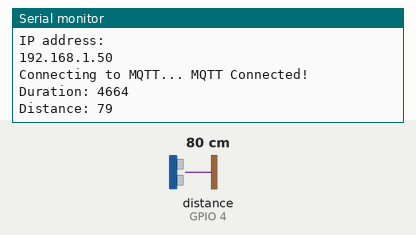
This sketch was run on a simulated ESP8266 (NodeMCU). Shown: the last lines printed to the serial monitor. Wiring (inferred from the names in the program): ultrasonic range finder: trigger GPIO 5; echo GPIO 4. The inputs (shaded band) are chosen by the test bench; at power-on: distance to the obstacle (sensor on GPIO 4) 80 cm. The echo pulse lasts 58.3 µs per cm; WiFi joins after 1.5 s; servers stay silent unless stated; no MQTT or app messages arrive unless stated.

Above: at 2.7 s.
2.8 s: distance to the obstacle (sensor on GPIO 4) set to 2 cm
At 12.5 s:
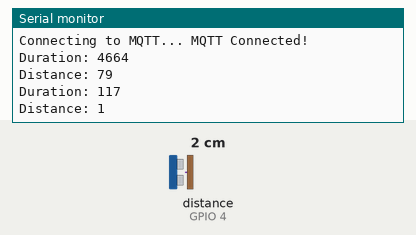
12.8 s: distance to the obstacle (sensor on GPIO 4) set to 4 cm
At 22.7 s:
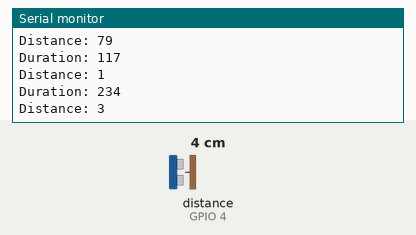

Measured:
- after the input at 2.8 s, the serial monitor: prints a new line after 8.8 s (image 1)
- after the input at 12.8 s, the serial monitor: prints a new line after 8.8 s (image 2)

The sketch:

send_ultrasonic_data_to_AIO_platform_with_MQTT.ino
```cpp
#include <ESP8266WiFi.h>
#include "Adafruit_MQTT.h"
#include "Adafruit_MQTT_Client.h"
/************************* WiFi Access Point *********************************/
#define WLAN_SSID       "SSID"
#define WLAN_PASS       "PASS"
/************************* Adafruit.io Setup *********************************/
#define AIO_SERVER      "io.adafruit.com"
#define AIO_SERVERPORT  1883                   // use 8883 for SSL
#define AIO_USERNAME    "my_username"
#define AIO_KEY         "my_AIO_key"
/************* Ultrasonic Sensor HC-SR04 Setup ********************************************/
const int TRIG_PIN = 5;
const int ECHO_PIN = 4;
/************ Global State (you don't need to change this!) ******************/
// Create an ESP8266 WiFiClient class to connect to the MQTT server.
WiFiClient client;
// or... use WiFiFlientSecure for SSL
//WiFiClientSecure client;
// Setup the MQTT client class by passing in the WiFi client and MQTT server and login details.
Adafruit_MQTT_Client mqtt(&client, AIO_SERVER, AIO_SERVERPORT, AIO_USERNAME, AIO_KEY);
/****************************** Feeds ***************************************/
// Setup a feed called 'photocell' for publishing.
// Notice MQTT paths for AIO follow the form: <username>/feeds/<feedname>
Adafruit_MQTT_Publish DISTANCE = Adafruit_MQTT_Publish(&mqtt, AIO_USERNAME "/feeds/distance");
Adafruit_MQTT_Publish TIME = Adafruit_MQTT_Publish(&mqtt, AIO_USERNAME "/feeds/time_taken");
/*************************** Sketch Code ************************************/
// Bug workaround for Arduino 1.6.6, it seems to need a function declaration
// for some reason (only affects ESP8266, likely an arduino-builder bug).
void MQTT_connect();

void setup() {
  Serial.begin(115200);

  pinMode(TRIG_PIN, OUTPUT);
  pinMode(ECHO_PIN, INPUT);

//  dht.begin();

  delay(10);
  Serial.println(F("Adafruit MQTT demo"));
  // Connect to WiFi access point.
  Serial.println();
  Serial.println();
  Serial.print("Connecting to ");
  Serial.println(WLAN_SSID);
  WiFi.begin(WLAN_SSID, WLAN_PASS);
  while (WiFi.status() != WL_CONNECTED) {
    delay(500);
    Serial.print(".");
  }
  Serial.println();
  Serial.println("WiFi connected");
  Serial.println("IP address: ");
  Serial.println(WiFi.localIP());
}

uint32_t x=0;

void loop() {
  // Ensure the connection to the MQTT server is alive (this will make the first
  // connection and automatically reconnect when disconnected).  See the MQTT_connect
  // function definition further below.
  MQTT_connect();

  //Read total time taken for ultrasound to travel to and fro the obstacle
    digitalWrite(TRIG_PIN, LOW);
    delayMicroseconds(5);
    digitalWrite(TRIG_PIN, HIGH);
    delayMicroseconds(10);
    digitalWrite(TRIG_PIN, LOW);
    int duration  = pulseIn(ECHO_PIN, HIGH);
    int time_taken = duration/2;
    int distance = (time_taken)*0.034;

  //publish temperature and humidity
    Serial.print(F("\nDuration: "));
    Serial.print(duration);
    Serial.print(F("\nDistance: "));
    Serial.print(distance);

    DISTANCE.publish(distance);
    TIME.publish(time_taken);

    delay(10000);
}
// Function to connect and reconnect as necessary to the MQTT server.
// Should be called in the loop function and it will take care if connecting.
void MQTT_connect() {
  int8_t ret;
  // Stop if already connected.
  if (mqtt.connected()) {
    return;
  }
  Serial.print("Connecting to MQTT... ");
  uint8_t retries = 3;
  while ((ret = mqtt.connect()) != 0) {
    // connect will return 0 for connected
       Serial.println(mqtt.connectErrorString(ret));
       Serial.println("Retrying MQTT connection in 5 seconds...");
       mqtt.disconnect();
       delay(5000);  // wait 5 seconds
       retries--;
       if (retries == 0) {
         // basically die and wait for WDT to reset me
         while (1);
       }
  }
  Serial.println("MQTT Connected!");
}
```
